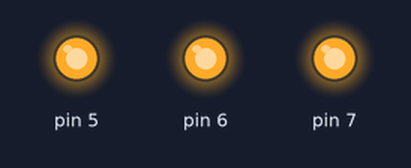
The sketch below on a simulated Arduino Uno, built with avr-gcc and run on an emulated ATmega328P. Shown: output pins drawn as LEDs (lit = HIGH). What the sketch prints to the serial monitor is not drawn.

Above: at 0.2 s.
At 0.7 s:
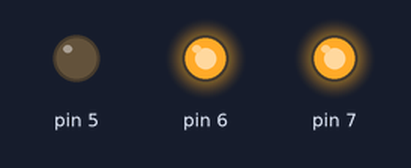
At 1.2 s:
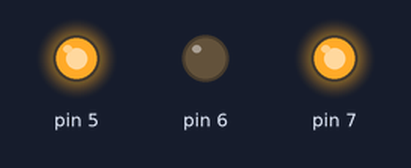
At 2.7 s:
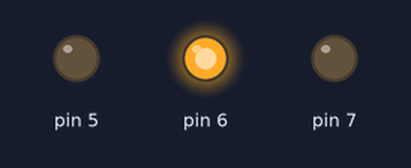
At 3.7 s:
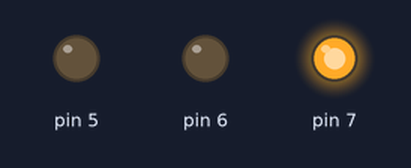
At 5.6 s:
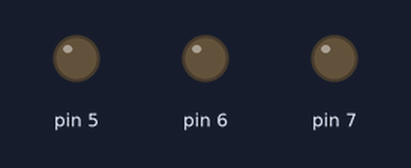
Timing chart, 0 to 6.9 s (numbered marks = the images above):
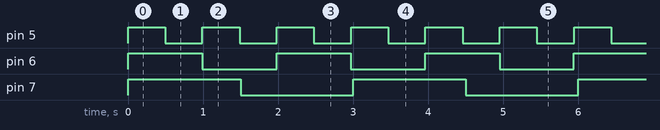

Measured:
- by itself, pin 5: alternates HIGH for 0.50 s and LOW for 0.50 s
- by itself, pin 6: alternates HIGH for 0.99 s and LOW for 0.99 s
- by itself, pin 7: alternates HIGH for 1.5 s and LOW for 1.5 s

The sketch:

TestBlink2LEDS.ino
```cpp
#include <Arduino_FreeRTOS.h>

// define two tasks for Blink & AnalogRead
void TaskBlink( void *pvParameters );

// the setup function runs once when you press reset or power the board

typedef struct
{
  int pinNum;
  int timeLen;
} blinkParams;

const blinkParams bP1 = {6, 1000};
const blinkParams bP2 = {7, 1500};
const blinkParams bP3 = {5, 500};
void setup() {

  // initialize serial communication at 9600 bits per second:
  Serial.begin(9600);

  Serial.println("Serial Established");
  // Now set up two tasks to run independently.


  xTaskCreate(
    TaskBlink,
    (const portCHAR *)"Blink1",   // A name just for humans
    128,  // This stack size can be checked & adjusted by reading the Stack Highwater
    (void*) &bP1,
    2,  // Priority, with 3 (configMAX_PRIORITIES - 1) being the highest, and 0 being the lowest.
    NULL );

  //Serial.println("Task One Made");

  xTaskCreate(
    TaskBlink
    ,  (const portCHAR *) "Blink2"
    ,  128  // Stack size
    ,  (void*) &bP2
    ,  1  // Priority
    ,  NULL );

    xTaskCreate(
      TaskBlink
      , (const portCHAR*) "Blink3"
      , 128
      , (void*) &bP3
      , 1
      , NULL);

    //Serial.println("Task Two Made");

  // Now the task scheduler, which takes over control of scheduling individual tasks, is automatically started.
}

void loop()
{
  // Empty. Things are done in Tasks.
}

/*--------------------------------------------------*/
/*---------------------- Tasks ---------------------*/
/*--------------------------------------------------*/

void TaskBlink(void *pvParameters)  // This is a task.
{
  blinkParams* parameters = (blinkParams*) pvParameters;

  //Serial.println("Here");
  // initialize digital LED_BUILTIN on pin 13 as an output.
  pinMode(parameters->pinNum, OUTPUT);

  for (;;) // A Task shall never return or exit.
  {
    digitalWrite(parameters->pinNum, HIGH);   // turn the LED on (HIGH is the voltage level)
    //Serial.print(parameters->pinNum);
    //Serial.println("H");
    vTaskDelay( parameters->timeLen / portTICK_PERIOD_MS ); // wait for one second
    digitalWrite(parameters->pinNum, LOW);    // turn the LED off by making the voltage LOW
    //Serial.print(parameters->pinNum);
    //Serial.println("L");
    vTaskDelay( parameters->timeLen / portTICK_PERIOD_MS ); // wait for one second
  }
}
```
